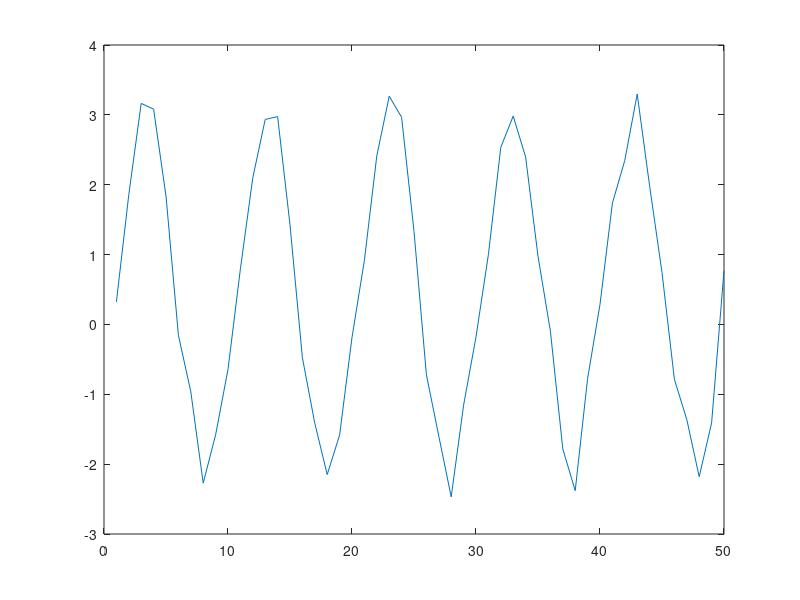

Write MATLAB code to recreate this figure. (Note: this script raises an error after producing the figure.)
C = sqrt(2*pi );
omega = 2*pi;
mu =0.0;
sigma = 1;
N = 5; 
V = 40;
t = linspace(0,N,50) ;
n = rand(1,50); 
s = C * sin(omega*t) + n ;
plot(s)
%% dữ liệu 
data = [t(:), s(:)];
writematrix(data, 'data_1', 'Delimiter', 'tab' );
